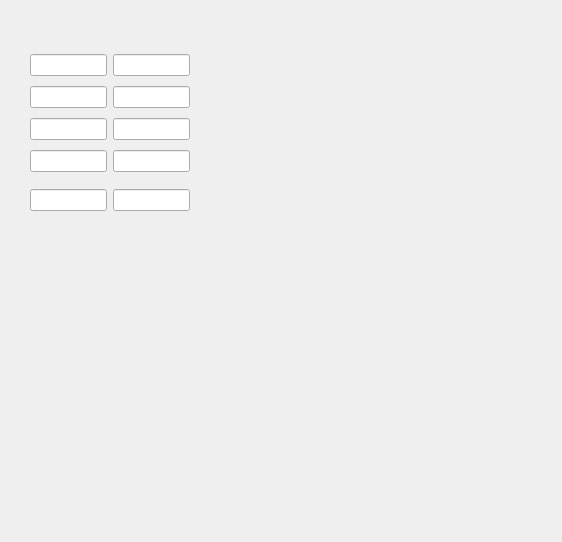
<?xml version="1.0" encoding="UTF-8"?>
<ui version="4.0">
 <class>Form</class>
 <widget class="QWidget" name="Form">
  <property name="geometry">
   <rect>
    <x>0</x>
    <y>0</y>
    <width>562</width>
    <height>542</height>
   </rect>
  </property>
  <property name="maximumSize">
   <size>
    <width>562</width>
    <height>562</height>
   </size>
  </property>
  <property name="windowTitle">
   <string>Form</string>
  </property>
  <widget class="QWidget" name="gridLayoutWidget">
   <property name="geometry">
    <rect>
     <x>30</x>
     <y>180</y>
     <width>160</width>
     <height>41</height>
    </rect>
   </property>
   <layout class="QGridLayout" name="gridLayout">
    <item row="0" column="0">
     <widget class="QLineEdit" name="lineEdit_sns_10s">
      <property name="inputMask">
       <string extracomment="100"/>
      </property>
      <property name="text">
       <string/>
      </property>
      <property name="maxLength">
       <number>3</number>
      </property>
      <property name="alignment">
       <set>Qt::AlignRight|Qt::AlignTrailing|Qt::AlignVCenter</set>
      </property>
     </widget>
    </item>
    <item row="0" column="1">
     <widget class="QLineEdit" name="lineEdit_sns_10m">
      <property name="tabletTracking">
       <bool>false</bool>
      </property>
      <property name="inputMask">
       <string/>
      </property>
      <property name="text">
       <string/>
      </property>
      <property name="maxLength">
       <number>3</number>
      </property>
      <property name="alignment">
       <set>Qt::AlignRight|Qt::AlignTrailing|Qt::AlignVCenter</set>
      </property>
     </widget>
    </item>
   </layout>
  </widget>
  <widget class="QWidget" name="gridLayoutWidget_2">
   <property name="geometry">
    <rect>
     <x>30</x>
     <y>50</y>
     <width>160</width>
     <height>126</height>
    </rect>
   </property>
   <layout class="QGridLayout" name="gridLayout_2">
    <item row="2" column="1">
     <widget class="QLineEdit" name="rhe_100">
      <property name="maxLength">
       <number>3</number>
      </property>
      <property name="alignment">
       <set>Qt::AlignRight|Qt::AlignTrailing|Qt::AlignVCenter</set>
      </property>
     </widget>
    </item>
    <item row="3" column="0">
     <widget class="QLineEdit" name="rhe_60">
      <property name="maxLength">
       <number>3</number>
      </property>
      <property name="alignment">
       <set>Qt::AlignRight|Qt::AlignTrailing|Qt::AlignVCenter</set>
      </property>
     </widget>
    </item>
    <item row="3" column="1">
     <widget class="QLineEdit" name="rhe_30">
      <property name="maxLength">
       <number>3</number>
      </property>
      <property name="alignment">
       <set>Qt::AlignRight|Qt::AlignTrailing|Qt::AlignVCenter</set>
      </property>
     </widget>
    </item>
    <item row="1" column="0">
     <widget class="QLineEdit" name="rhe_600">
      <property name="maxLength">
       <number>3</number>
      </property>
      <property name="alignment">
       <set>Qt::AlignRight|Qt::AlignTrailing|Qt::AlignVCenter</set>
      </property>
     </widget>
    </item>
    <item row="2" column="0">
     <widget class="QLineEdit" name="rhe_200">
      <property name="maxLength">
       <number>3</number>
      </property>
      <property name="alignment">
       <set>Qt::AlignRight|Qt::AlignTrailing|Qt::AlignVCenter</set>
      </property>
     </widget>
    </item>
    <item row="1" column="1">
     <widget class="QLineEdit" name="rhe_300">
      <property name="maxLength">
       <number>3</number>
      </property>
      <property name="alignment">
       <set>Qt::AlignRight|Qt::AlignTrailing|Qt::AlignVCenter</set>
      </property>
     </widget>
    </item>
    <item row="4" column="0">
     <widget class="QLineEdit" name="rhe_6">
      <property name="maxLength">
       <number>3</number>
      </property>
      <property name="alignment">
       <set>Qt::AlignRight|Qt::AlignTrailing|Qt::AlignVCenter</set>
      </property>
     </widget>
    </item>
    <item row="4" column="1">
     <widget class="QLineEdit" name="rhe_3">
      <property name="maxLength">
       <number>3</number>
      </property>
      <property name="alignment">
       <set>Qt::AlignRight|Qt::AlignTrailing|Qt::AlignVCenter</set>
      </property>
     </widget>
    </item>
   </layout>
  </widget>
 </widget>
 <resources/>
 <connections/>
</ui>
